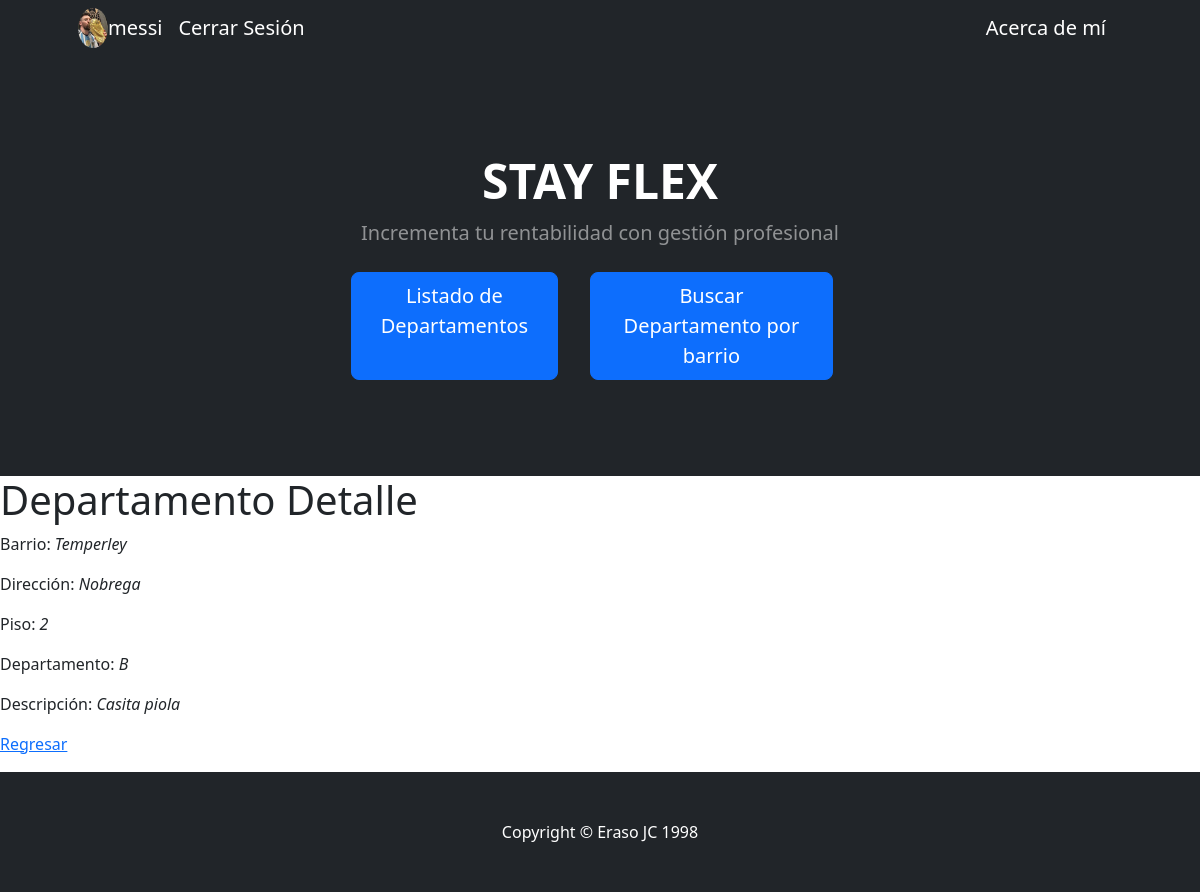
/APPFinal/departamentos/13 (signed in), run on the app's committed database.
### APPFinal/models.py (models this page shows)
class Departamento(models.Model):
    barrio = models.CharField(max_length=40, null=True, blank=True)
    direccion = models.CharField(max_length=40)
    piso = models.IntegerField(null=True, blank=True)
    depto = models.CharField(max_length=40)
    descripcion = models.CharField(max_length=100, null=True, blank=True)

### APPFinal/views.py (the view)
# urls.py: path('departamentos/<int:pk>', views.DepartamentosDetalle.as_view(), name="DetalleDepartamento"),
class DepartamentosDetalle(DetailView):
    model = Departamento
    template_name = "APPFinal/depto_detalle.html"
    def get_object(self, queryset=None):
        obj = super().get_object(queryset=queryset)
        print(f"Debug: Object retrieved - {obj}")
        return obj

### APPFinal/templates/APPFinal/depto_detalle.html (shortened to what this page needs)
{% extends "APPFinal/padre.html" %}
{% load static %}
{% block contenidoQueCambia %}
<h1>Departamento Detalle</h1>
    <p>Barrio: <i>{{ departamento.barrio }}</i></p>
    <p>Dirección: <i>{{ departamento.direccion }}</i></p>
    <p>Piso: <i>{{ departamento.piso }}</i></p>
    <p>Departamento: <i>{{ departamento.depto }}</i></p>
    <p>Descripción: <i>{{ departamento.descripcion }}</i></p>
<p>
    <a href="{% url 'ListaDepartamentos' %}">Regresar</a>
</p>
{% endblock contenidoQueCambia %}

### APPFinal/templates/APPFinal/padre.html (shortened to what this page needs)
<!DOCTYPE html>
<html lang="en">
<head>
    {% load static %}
    <link href="https://cdn.jsdelivr.net/npm/bootstrap-icons@1.4.1/font/bootstrap-icons.css" rel="stylesheet" />
    <link href="{% static 'APPFinal/css/styles.css' %}" rel="stylesheet" />
</head>
<body>
    <nav class="navbar navbar-expand-lg navbar-dark bg-dark">
        <div class="container px-5">
            {% if not request.user.is_authenticated %}
                <a class="navbar-brand" href="{% url 'Login' %}">Iniciar Sesión</a>
                <a class="navbar-brand" href="{% url 'Register' %}">Registarse</a>
            {% else %}
                {% if request.user.avatar %}
                    <img class="avatar-image" src="{% url 'serve_avatar' user_id=request.user.id %}" alt="" height="40px">
                {% endif %}
                <a class="navbar-brand" href="{% url 'EditarPerfil' %}">{{request.user.username}}</a>
                <a class="navbar-brand" href="{% url 'Logout' %}">Cerrar Sesión</a>
            {% endif %}
            <div class="collapse navbar-collapse" id="navbarSupportedContent">
                <ul class="navbar-nav ms-auto mb-2 mb-lg-0">
                    <li class="nav-item">
                        <a class="navbar-brand" href="{% url 'Acerca de mi' %}">Acerca de mí</a>
                    </li>
                </ul>
            </div>
        </div>
    </nav>
    <header class="bg-dark py-5">
        <div class="container px-5">
            <div class="row gx-5 justify-content-center">
                <div class="col-lg-6">
                    <div class="text-center my-5">
                        <h1 class="display-5 fw-bolder text-white mb-2">STAY FLEX</h1>
                        <p class="lead text-white-50 mb-4">Incrementa tu rentabilidad con gestión profesional</p>
                        <div class="d-grid gap-3 d-sm-flex justify-content-sm-center">
                            <a class="btn btn-primary btn-lg px-4 me-sm-3" href="{% url 'ListaDepartamentos' %}">Listado de Departamentos</a>
                            <a class="btn btn-primary btn-lg px-4 me-sm-3" href="{% url 'BuscarBarrio' %}">Buscar Departamento por barrio</a>
                        </div>
                    </div>
                </div>
            </div>
        </div>
    </header>
    {% block contenidoQueCambia %}
    {% endblock contenidoQueCambia %}
    <footer class="py-5 bg-dark">
        <div class="container px-5"><p class="m-0 text-center text-white">Copyright &copy; Eraso JC 1998</p></div>
    </footer>
</body>
</html>

### APPFinal/templates/APPFinal/padre.html (style rules this page uses)
.avatar-image { border-radius: 50%; overflow: hidden; }

### data on the page
Departamento: barrio "Temperley", direccion "Nobrega", piso "2", depto "B", descripcion "Casita piola"

### other printed values
{{ request.user.username }} "messi"
